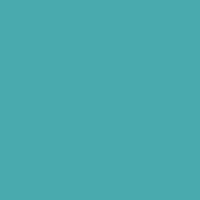
Frame 1 (no input)
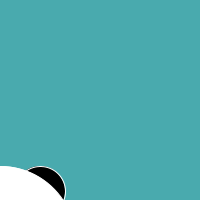
Frame 60 (the mouse pressed at the canvas centre just before this capture)
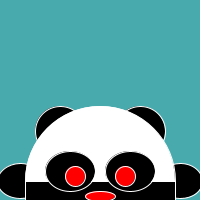
Frame 120 (the mouse held since frame 60 and released just before this capture)

The Processing sketch that drew these frames (run headless with seeded random() and noise(); from frame 60 on, the mouse is pressed at the canvas centre):

// Processing sketch: processing_123010
// ── processing_123010.pde

int monsterX;
int monsterY;

void setup() {
    size(200, 200);
  
    monsterY= height+100;
}

void draw() {
  monsterX= mouseX;
  background(73, 170, 174);
  stroke(255);
  //oren L+R
  fill(0);
  ellipse(monsterX-40,monsterY-50, 50, 50);
  fill(0);
  ellipse(monsterX+40,monsterY-50, 50, 50);

  //poten
  fill(0);
  ellipse(monsterX+40,monsterY+50, 45, 35);
  fill(0);
  ellipse(monsterX-40,monsterY+50, 45, 35);

  //voorpoten
  fill(0);
  ellipse(monsterX-80,monsterY, 45, 35);
  fill(0);
  ellipse(monsterX+80,monsterY, 45, 35);



   //body
  fill(255);
  ellipse(monsterX,monsterY, 150, 150);
  fill(0);
  rect(monsterX-75,monsterY, 150, 25);
  

  //ogen L+R
  fill(0);
  ellipse(monsterX-30,monsterY-10, 50, 40);
  fill(0);
  ellipse(monsterX+30,monsterY-10, 50, 40);
  fill(255,0,0);
  ellipse(monsterX+25,monsterY-5, 20, 20);
  ellipse(monsterX-25,monsterY-5, 20, 20);


  
  //neus
  ellipse(monsterX,monsterY+15, 30, 10);
  //mond
  rect(monsterX-15,monsterY+20,30,50);
  
  

  //tanden
  fill(255);
  ellipse(monsterX-17,monsterY+33, 15, 12);
  fill(255);
  ellipse(monsterX-5, monsterY+33, 10, 12);
  fill(255);
  ellipse(monsterX+5, monsterY+33, 10, 12);
  fill(255);
  ellipse(monsterX+18, monsterY+33, 15, 12);
  
  monsterY=monsterY-1;
}
